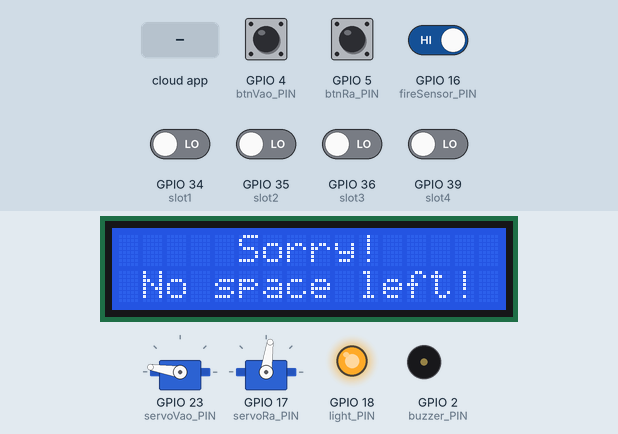
Simulated run of this sketch. Board: ESP32. Shown: 16×2 character LCD, 2 × servo, output pins drawn as LEDs (lit = HIGH), buzzer (waves = sounding, pin HIGH). Inputs (shaded band) come from the test bench; at power-on: GPIO 4 (btnVao_PIN), GPIO 5 (btnRa_PIN), GPIO 16 (fireSensor_PIN) HIGH, GPIO 34 (slot1), GPIO 35 (slot2), GPIO 36 (slot3), GPIO 39 (slot4) LOW. WiFi joins after 1.5 s; servers stay silent unless stated; the Firebase database answers and starts empty; what the sketch prints to the serial monitor is not drawn.

Above: at 3.6 s.
3.7 s: GPIO 5 (btnRa_PIN) pulled LOW for 0.15 s
At 5.2 s:
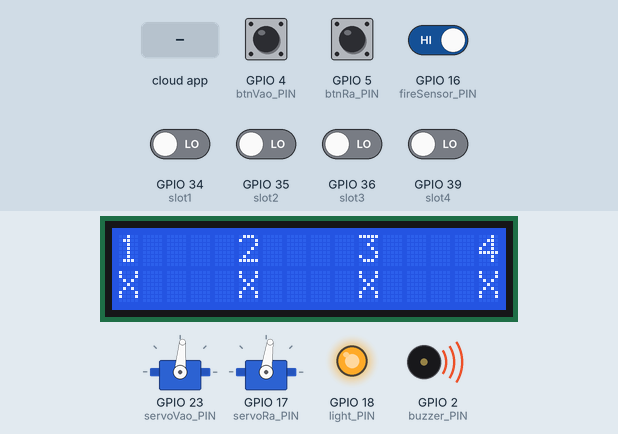
8.2 s: GPIO 34 (slot1) driven HIGH
At 10.6 s:
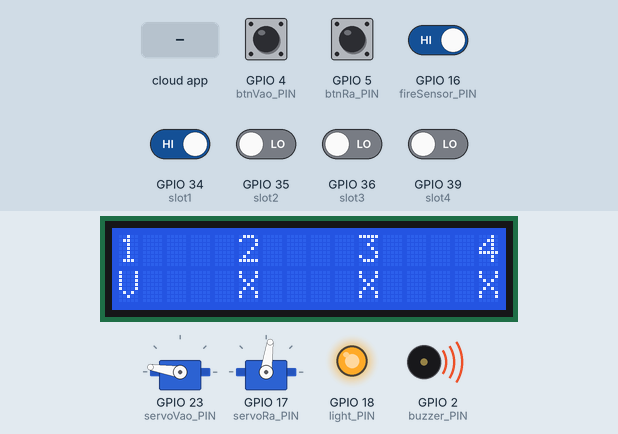
11.0 s: GPIO 16 (fireSensor_PIN) driven LOW
At 15.2 s:
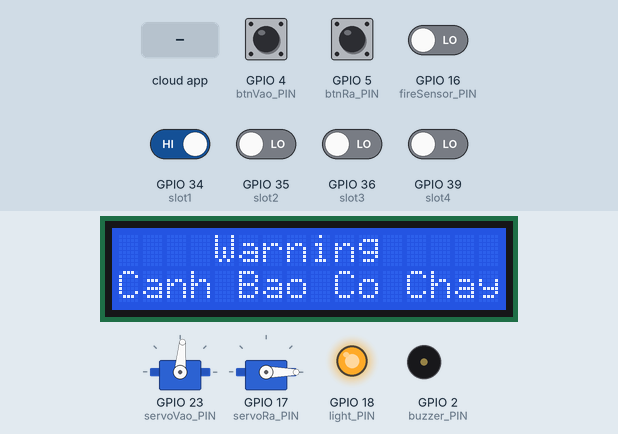
15.4 s: GPIO 16 (fireSensor_PIN) driven HIGH
At 18.3 s:
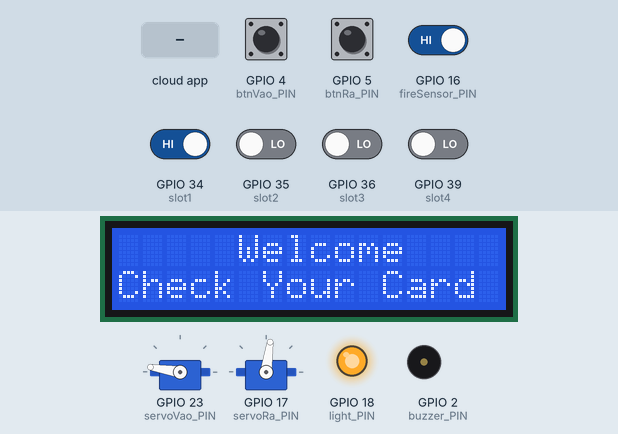
18.9 s: GPIO 4 (btnVao_PIN) pulled LOW for 0.15 s
At 19.7 s:
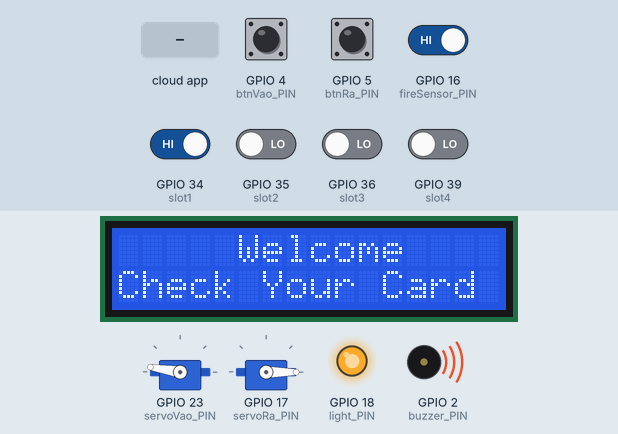
23.4 s: the phone or cloud app sets LightBtn to 1
At 25.6 s:
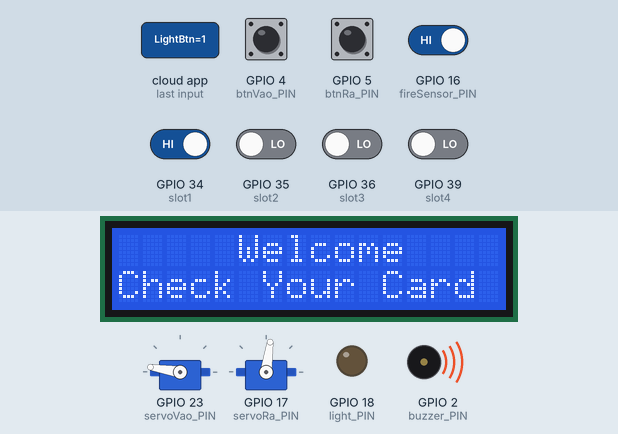
Timing chart, 0 to 27.1 s (numbered marks = the images above; inputs shaded):
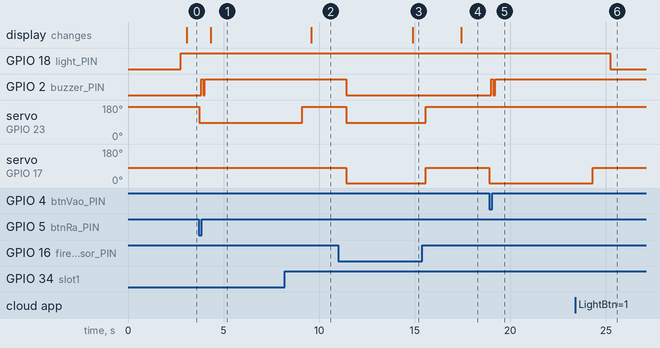

Measured:
- after the input at 3.7 s, GPIO 2 (buzzer_PIN): LOW → HIGH after 0.12 s, → LOW 0.10 s later, → HIGH 0.10 s later; servo on GPIO 23 (servoVao_PIN): 171° → 85° at once; the display: changes after 0.62 s (image 1)
- after the input at 8.2 s, the display: changes after 1.4 s (image 2)
- after the input at 11.0 s, GPIO 2 (buzzer_PIN): HIGH → LOW after 0.41 s; servo on GPIO 23 (servoVao_PIN): 171° → 85° after 0.41 s; servo on GPIO 17 (servoRa_PIN): 82° → 0° after 0.41 s; the display: changes after 3.9 s (image 3)
- after the input at 15.4 s, servo on GPIO 23 (servoVao_PIN): 85° → 171° after 0.17 s; servo on GPIO 17 (servoRa_PIN): 0° → 82° after 0.17 s; the display: changes after 2.0 s (image 4)
- after the input at 18.9 s, GPIO 2 (buzzer_PIN): LOW → HIGH after 0.11 s, → LOW 0.10 s later, → HIGH 0.10 s later; servo on GPIO 17 (servoRa_PIN): 82° → 0° at once
- after the input at 23.4 s, GPIO 18 (light_PIN): HIGH → LOW after 1.8 s

The sketch:

code_esp32.ino
```cpp
//============= Custom library ========================================
#include "lib_and_pin.h"

//============= Internet & database config ============================
#define WIFI_SSID "HoangAnhHN"
#define WIFI_PASSWORD "Hoanganh2002"
#define FIREBASE_AUTH "vjLt9l2OmXNWUaXyieAUfC4hV49gR6iRAH16s4Nl"
#define FIREBASE_HOST "carparking-4ce1e-default-rtdb.firebaseio.com"

//============== Create object ========================================
FirebaseData firebaseData;
Servo servo_in, servo_out;
LiquidCrystal_I2C lcd(0x27, 16, 2);

TaskHandle_t xTaskSensor;
TaskHandle_t xTaskBarrierControl;

SemaphoreHandle_t xMutexDisplay, xMutexServo;
QueueHandle_t xQueue;

byte modeDisplay;

//=========================== Define tasks and functions =====================
void init_system();            // Pin mode for pins, connect internet and firebase
void display(byte mode);       // Display on LCD with 4 modes: stand by, show parking space, warning
void gate_in();                // Control gate in: false to close - true to open
void gate_out();               // Control gate out: false to close - true to open
byte push_data_to_firebase();  // Push data (avaiable parking spaces) and count available spaces

//=========================== Tasks ========================================
void TaskSensor(void *pvParameters);
void TaskBarrierControl(void *pvParameters);
void TaskDisplayLCD(void *pvParameters);

void setup() {
  Serial.begin(9600);
  init_system();
  display(1);  // Stand by mode

  xMutexDisplay = xSemaphoreCreateMutex();
  if (xMutexDisplay == NULL) {
    Serial.println("Failed to create Display Mutex");
  }

  xMutexServo = xSemaphoreCreateMutex();
  if (xMutexServo == NULL) {
    Serial.println("Failed to create Servo Mutex");
  }


  // Create tasks for 2 cores
  xTaskCreatePinnedToCore(TaskSensor, "TaskSensor", 10000, NULL, 0, &xTaskSensor, 0);
  xTaskCreatePinnedToCore(TaskBarrierControl, "TaskBarrierControl", 2048, NULL, 1, &xTaskBarrierControl, 0);
  xTaskCreatePinnedToCore(TaskDisplayLCD, "TaskDisplayLCD", 2048, NULL, 1, NULL, 1);
}
void loop() {
  vTaskDelete(NULL);
}

void TaskSensor(void *pvParameters) {
  while (1) {
    Serial.println("Task sensor...................");
    // Check fire sensor
    if (digitalRead(fireSensor_PIN) == LOW) {
      modeDisplay = 4;
      // servo_in.attach(servoVao_PIN);
      // servo_out.attach(servoRa_PIN);
      servo_in.write(85);
      servo_out.write(0);
      digitalWrite(buzzer_PIN, LOW);
    } else {
      if (xSemaphoreTake(xMutexServo, portMAX_DELAY) == pdTRUE) {
        // servo_in.attach(servoVao_PIN);
        // servo_out.attach(servoRa_PIN);
        servo_in.write(171);
        servo_out.write(82);
        // vTaskDelay(300 / portTICK_PERIOD_MS);
        // servo_in.detach();
        // servo_out.detach();
        xSemaphoreGive(xMutexServo);
      }

      // digitalWrite(buzzer_PIN, HIGH);
      if (push_data_to_firebase() == 4) {
        modeDisplay = 5;
      } else {
        modeDisplay = 1;
      }
    }
    // xQueueSend(xQueue, &modeDisplay, (TickType_t)0);
    Firebase.setInt(firebaseData, "/FireSensor", digitalRead(fireSensor_PIN));

    // Điều khiển đèn
    Firebase.getInt(firebaseData, "/Light/LightBtn");
    byte lightBtn = firebaseData.intData();

    if (lightBtn == 1) {
      digitalWrite(light_PIN, LOW);
    } else {
      digitalWrite(light_PIN, HIGH);
      Firebase.getInt(firebaseData, "/Light/LightAuto");
      int lightBtnAuto = firebaseData.intData();
      if (lightBtnAuto == 1) {
        if (digitalRead(lightSensor_PIN) == HIGH) {
          digitalWrite(light_PIN, LOW);
        } else {
          digitalWrite(light_PIN, HIGH);
        }
      }
    }
    vTaskDelay(10 / portTICK_PERIOD_MS);  // Delay 1000ms
  }
}

void TaskBarrierControl(void *pvParameters) {
  while (1) {
    Serial.println("Task barie.....................");
    /* Điều khiển đóng mở barie bằng nút bấm */
    if (digitalRead(btnRa_PIN) == 0) {
      modeDisplay = 3;
      // xQueueSend(xQueue, &modeDisplay, (TickType_t)0);
      gate_in();
    }

    if (digitalRead(btnVao_PIN) == 0) gate_out();

    if (Serial.available()) {
      char key = Serial.read();

      if (key == '1') {
        modeDisplay = 3;
        // xQueueSend(xQueue, &modeDisplay, (TickType_t)0);
        gate_in();
      }
      if (key == '2') gate_out();
    }
    vTaskDelay(15 / portTICK_PERIOD_MS);  // Delay 10ms
  }
}

void TaskDisplayLCD(void *pvParameters) {
  // if (xQueue == NULL) {
  //   xQueue = xQueueCreate(1, sizeof(byte));
  // }

  while (1) {
    Serial.println("Task display....................");
    if (xSemaphoreTake(xMutexDisplay, (TickType_t)10) == pdTRUE) {
      display(modeDisplay);
      Serial.println("Done show LCD.~!!!!!!");
      xSemaphoreGive(xMutexDisplay);
    }
    vTaskDelay(1200 / portTICK_PERIOD_MS);
  }
}

void init_system() {
  // Pin mode
  pinMode(slot1, INPUT);
  pinMode(slot2, INPUT);
  pinMode(slot3, INPUT);
  pinMode(slot4, INPUT);
  pinMode(light_PIN, OUTPUT);
  pinMode(buzzer_PIN, OUTPUT);
  pinMode(fireSensor_PIN, INPUT);
  pinMode(lightSensor_PIN, INPUT);
  pinMode(btnRa_PIN, INPUT_PULLUP);
  pinMode(btnVao_PIN, INPUT_PULLUP);

  // Turn LCD on
  lcd.init();
  lcd.backlight();

  // Connect WiFi
  WiFi.begin(WIFI_SSID, WIFI_PASSWORD);
  while (WiFi.status() != WL_CONNECTED) {
    delay(500);
    Serial.print(".");
  }

  Serial.println("");
  Serial.println("WiFi connected");

  // Connect firebase
  Firebase.begin(FIREBASE_HOST, FIREBASE_AUTH);
  Firebase.reconnectWiFi(true);
  Firebase.setReadTimeout(firebaseData, 1000 * 60);
  Firebase.setwriteSizeLimit(firebaseData, "tiny");

  if (Firebase.beginStream(firebaseData, "/")) {
    Serial.println("Connected to Firebase");
  } else {
    Serial.println("Failed to connect to Firebase");
    Serial.println(firebaseData.errorReason());
  }

  servo_in.attach(servoVao_PIN);
  servo_out.attach(servoRa_PIN);
  servo_in.write(171);
  servo_out.write(82);
  // vTaskDelay(250 / portTICK_PERIOD_MS);
  // servo_in.detach();
  // servo_out.detach();
}

void gate_in() {
  if (xSemaphoreTake(xMutexServo, portMAX_DELAY) == pdTRUE) {
    // servo_in.attach(servoVao_PIN);
    servo_in.write(85);

    for (int i = 0; i < 2; i++) {
      digitalWrite(buzzer_PIN, LOW);
      vTaskDelay(100 / portTICK_PERIOD_MS);
      digitalWrite(buzzer_PIN, HIGH);
      vTaskDelay(100 / portTICK_PERIOD_MS);
    }
    vTaskDelay(5000 / portTICK_PERIOD_MS);
    servo_in.write(171);
    // vTaskDelay(300 / portTICK_PERIOD_MS);
    // servo_in.detach();
    xSemaphoreGive(xMutexServo);
  }
}

void gate_out() {
  if (xSemaphoreTake(xMutexServo, portMAX_DELAY) == pdTRUE) {
    // servo_out.attach(servoRa_PIN);
    servo_out.write(0);

    for (int i = 0; i < 2; i++) {
      digitalWrite(buzzer_PIN, LOW);
      vTaskDelay(100 / portTICK_PERIOD_MS);
      digitalWrite(buzzer_PIN, HIGH);
      vTaskDelay(100 / portTICK_PERIOD_MS);
    }

    vTaskDelay(5000 / portTICK_PERIOD_MS);
    servo_out.write(82);
    // vTaskDelay(250 / portTICK_PERIOD_MS);
    // servo_in.detach();
    xSemaphoreGive(xMutexServo);
  }
}

void display(byte mode) {
  lcd.clear();
  switch (mode) {
    case 1:  // Stand by mode
      lcd.setCursor(0, 0);
      lcd.print("     Welcome    ");
      lcd.setCursor(0, 1);
      lcd.print("Check Your Card ");
      break;
    case 2:  // Wrong card
      lcd.setCursor(3, 0);
      lcd.print("Wrong card");
      lcd.setCursor(0, 1);
      lcd.print("Check Again");
      break;
    case 3:  // Correct card, check space
      lcd.setCursor(0, 0);
      lcd.print("1    2    3    4");

      lcd.setCursor(0, 1);
      (digitalRead(slot1) == LOW) ? lcd.print("X    ") : lcd.print("V    ");

      lcd.setCursor(5, 1);
      (digitalRead(slot2) == LOW) ? lcd.print("X    ") : lcd.print("V    ");

      lcd.setCursor(10, 1);
      (digitalRead(slot3) == LOW) ? lcd.print("X    ") : lcd.print("V    ");

      lcd.setCursor(15, 1);
      (digitalRead(slot4) == LOW) ? lcd.print("X") : lcd.print("V");
      vTaskDelay(4000 / portTICK_PERIOD_MS);
      break;
    case 4:  // Warning by sensor
      lcd.setCursor(0, 0);
      lcd.print("    Warning     ");
      lcd.setCursor(0, 1);
      lcd.print("Canh Bao Co Chay");
      break;
    case 5:
      lcd.setCursor(0, 0);
      lcd.print("     Sorry!     ");
      lcd.setCursor(0, 1);
      lcd.print(" No space left! ");
      break;
    default:
      break;
  }
}
byte push_data_to_firebase() {
  byte a = (digitalRead(slot1) == LOW) ? 1 : 0;
  byte b = (digitalRead(slot2) == LOW) ? 1 : 0;
  byte c = (digitalRead(slot3) == LOW) ? 1 : 0;
  byte d = (digitalRead(slot4) == LOW) ? 1 : 0;

  byte count = a + b + c + d;


  Firebase.setInt(firebaseData, "/ParkingSpace/Space1", a);
  Firebase.setInt(firebaseData, "/ParkingSpace/Space2", b);
  Firebase.setInt(firebaseData, "/ParkingSpace/Space3", c);
  Firebase.setInt(firebaseData, "/ParkingSpace/Space4", d);

  return count;
}

// // Function to generate buzzer sound
// void generateTone(unsigned int frequency, unsigned long duration) {
//   unsigned long period = 1000000 / frequency;  // Calculate the period of one cycle in microseconds
//   unsigned long startTime = micros();          // Get the current time

//   while (micros() - startTime < duration * 1000) {  // Convert duration to microseconds
//     digitalWrite(buzzer_PIN, HIGH);                        // Turn on the buzzer
//     delayMicroseconds(period / 2);                  // Wait for half of the period
//     digitalWrite(buzzer_PIN, LOW);                         // Turn off the buzzer
//     delayMicroseconds(period / 2);                  // Wait for the other half of the period
//   }
// }

// // Function to generate access granted buzzer sound
// void barrierOpenSound() {
//   int frequency = 1400;
//   int duration = 100;
//   generateTone(frequency, duration);  // Frequency, duration
//   vTaskDelay(50 / portTICK_PERIOD_MS);     // Pause between tones
//   generateTone(frequency, duration);
//   vTaskDelay(50 / portTICK_PERIOD_MS);
// }

// // Function to generate access denied buzzer sound
// void accessDeniedSound() {
//   int frequency = 400;
//   int duration = 100;
//   generateTone(frequency, duration);  // Frequency, duration
//   vTaskDelay(50 / portTICK_PERIOD_MS);     // Pause between tones
//   generateTone(frequency, duration);
//   vTaskDelay(50 / portTICK_PERIOD_MS);
// }
```

lib_and_pin.h
```cpp
#include <SPI.h>
#include <Wire.h>
#include <WiFi.h>
#include <FreeRTOS.h>
#include <ESP32Servo.h>
#include <FirebaseESP32.h>
#include <LiquidCrystal_I2C.h>
#include <freertos/FreeRTOS.h>
#include <freertos/task.h>
#include <freertos/queue.h>
#include <freertos/semphr.h>

// Khai báo các chân
#define buzzer_PIN 2
#define btnVao_PIN 4
#define btnRa_PIN 5
#define light_PIN 18
#define servoRa_PIN 17
#define servoVao_PIN 23
#define fireSensor_PIN 16
#define lightSensor_PIN 19
#define slot1 34
#define slot2 35
#define slot3 36
#define slot4 39
```
